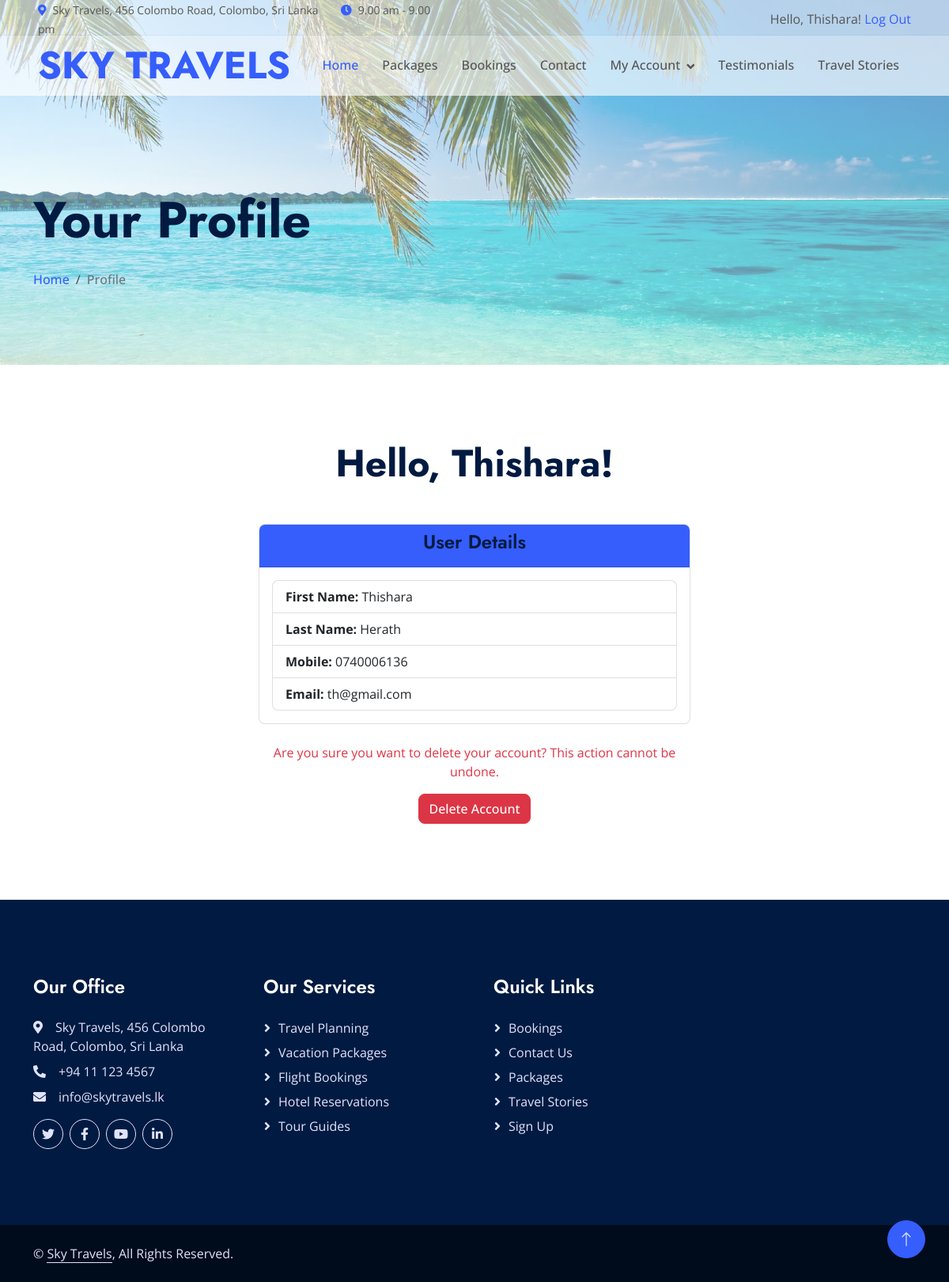
Page /profile.php (signed in) on the committed database.
### tables this page shows
CREATE TABLE `user` (
  `id` int(11) NOT NULL,
  `firstname` varchar(100) NOT NULL,
  `lastname` varchar(100) NOT NULL,
  `mobile` varchar(20) NOT NULL,
  `email` varchar(100) NOT NULL,
  `password` varchar(255) NOT NULL
);

### profile.php (the view, shortened to what this page needs)
<?php
include 'dbconn.php';
$user_id = $_SESSION['user_id'];
$sql = "SELECT * FROM user WHERE id = ?";
$stmt = $conn->prepare($sql);
$stmt->bind_param("i", $user_id);
$stmt->execute();
$result = $stmt->get_result();
$user = $result->fetch_assoc();
?>
<!DOCTYPE html>
<html lang="en">
<head>
    <link href="https://cdnjs.cloudflare.com/ajax/libs/font-awesome/5.10.0/css/all.min.css" rel="stylesheet">
    <link href="https://cdn.jsdelivr.net/npm/bootstrap-icons@1.4.1/font/bootstrap-icons.css" rel="stylesheet">
    <link href="lib/animate/animate.min.css" rel="stylesheet">
    <link href="lib/owlcarousel/assets/owl.carousel.min.css" rel="stylesheet">
    <link href="css/bootstrap.min.css" rel="stylesheet">
    <link href="css/style.css" rel="stylesheet">
</head>
<body>
    <?php require 'header.php'; ?>
    <div class="container-fluid page-header mb-5 wow fadeIn" data-wow-delay="0.1s">
        <div class="container"><br><br>
            <h1 class="display-3 mb-4 animated slideInDown">Your Profile</h1>
            <nav aria-label="breadcrumb animated slideInDown">
                <ol class="breadcrumb mb-0">
                    <li class="breadcrumb-item"><a href="index.php">Home</a></li>
                    <li class="breadcrumb-item active" aria-current="page">Profile</li>
                </ol>
            </nav>
        </div>
    </div>
    <div class="container-xxl py-5">
        <div class="container">
            <h1 class="display-5 mb-5 text-center">Hello, <?php echo $user['firstname']; ?>!</h1>
            <div class="row">
                <div class="col-md-6 mx-auto">
                    <div class="card">
                        <div class="card-header bg-primary text-white text-center">
                            <h4>User Details</h4>
                        </div>
                        <div class="card-body">
                            <ul class="list-group">
                                <li class="list-group-item"><strong>First Name:</strong> <?php echo $user['firstname']; ?></li>
                                <li class="list-group-item"><strong>Last Name:</strong> <?php echo $user['lastname']; ?></li>
                                <li class="list-group-item"><strong>Mobile:</strong> <?php echo $user['mobile']; ?></li>
                                <li class="list-group-item"><strong>Email:</strong> <?php echo $user['email']; ?></li>
                            </ul>
                        </div>
                    </div>
                    <div class="text-center mt-4">
                        <p class="text-danger">Are you sure you want to delete your account? This action cannot be undone.</p>
                        <form method="POST" action="">
                            <button type="submit" name="delete_account" class="btn btn-danger">Delete Account</button>
                        </form>
                    </div>
                </div>
            </div>
        </div>
    </div>
    <?php
require 'footer.php';
?>
</body>
</html>

### css/style.css (style rules this page uses)
:root { --primary: #355EFC; --secondary: #E93C05; --tertiary: #555555; --light: #DFE4FD; --dark: #011A41; }
h1, .h1, h2, .h2, .fw-bold { font-weight: 700 !important; }
h3, .h3, h4, .h4, .fw-medium { font-weight: 600 !important; }
.btn { transition: .5s; font-weight: 500; }
.page-header { padding-top: 12rem; padding-bottom: 6rem; background: linear-gradient(rgba(255, 255, 255, 0.4), rgba(255, 255, 255, 0.4)), url(../img/header.jfif) top left no-repeat; background-size: cover; }
.page-header .breadcrumb-item, .page-header .breadcrumb-item a { font-weight: 500; }
.page-header .breadcrumb-item+.breadcrumb-item::before { color: var(--tertiary); }

### rows in the picture
user: firstname "Thishara", lastname "Herath", mobile "0740006136", email "th@gmail.com"

### other values in the picture
$_SESSION['username'] "Thishara"
